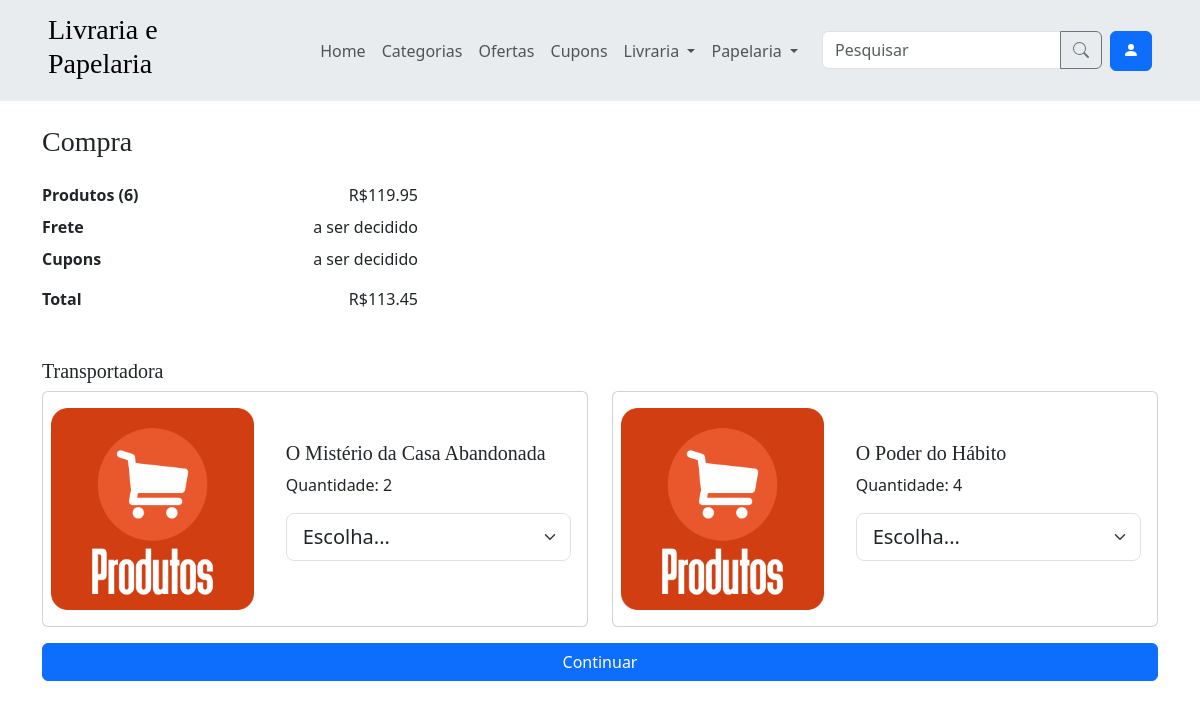
The page /compra/transportadoras/1 (signed in) on the database its author committed.
### app/models.py (models this page shows, shortened)
class CompraProduto(models.Model):
    compra = models.ForeignKey(Compra, on_delete=models.CASCADE)
    produto = models.ForeignKey(Produto, on_delete=models.CASCADE)
    quantidade = models.PositiveIntegerField()
    def entrega_associada(self):
        try:
            entrega = Entrega.objects.get(compra_produto=self)
        except Entrega.DoesNotExist:
            entrega = Entrega(compra_produto=self)
            entrega.save()
        return entrega
    class Meta:
        unique_together = ('compra', 'produto')
        verbose_name = verbose_name_plural = 'CompraProduto'

class Produto(models.Model):
    nome = models.CharField(max_length=50)
    preco = models.DecimalField(max_digits=10, decimal_places=2)
    descricao = models.TextField(null=True, blank=True)
    is_ativo = models.BooleanField(default=True)
    def preco_atual(self):
        promocao = self.promocao_set.last()
        if promocao:
            promocao_produto = promocao.promocaoproduto_set.get(produto=self)
            return self.preco * (1 - promocao_produto.desconto)
        return self.preco
    class Meta:
        verbose_name = verbose_name_plural = 'Produto'

### app/views_compra.py (the view, shortened to what this page needs)
# urls.py: path('compra/transportadoras/<int:id_compra>', views_compra.compra_transportadoras, name='compra_transportadoras'),
@login_required
@user_passes_test(usuario_comum)
def compra_transportadoras(request, id_compra):
    compra = get_object_or_404(Compra, id=id_compra)
    compra_produtos = CompraProduto.objects.filter(compra=compra)
    transportadoras = Transportadora.objects.all()
    return render(request, 'compra_transportadoras.html', {'compra': compra, 'compra_produtos': compra_produtos, 'transportadoras': transportadoras})

### app/context_processors.py (called while the page is built)
def categorias_processor(request):
    categorias = Categoria.objects.all()
    categorias_livraria = categorias.filter(tipo='Livraria')
    categorias_papelaria = categorias.filter(tipo='Papelaria')
    categorias = categorias[:10]
    return {
        'categorias': categorias,
        'categorias_livraria': categorias_livraria,
        'categorias_papelaria': categorias_papelaria
    }

### app/models.py (called while the page is built)
    def quantidade_produtos(self):
        return sum([compra_produto.quantidade for compra_produto in self.compraproduto_set.all()])

    def preco_produtos(self):
        return sum([compra_produto.produto.preco_atual() * compra_produto.quantidade for compra_produto in self.compraproduto_set.all()])

    def preco_frete(self):
        soma = 0
        for compra_produto in self.compraproduto_set.all():
            transportadora = compra_produto.entrega_associada().transportadora
            soma += transportadora.preco if transportadora is not None else 0
        return soma

    def desconto_cupons(self):
        soma = 0
        for cupom in self.cupom_set.all():
            soma += cupom.desconto
        return soma

    def preco_total(self):
        return max(0, self.preco_produtos() + self.preco_frete() - self.desconto_cupons())

### app/views_compra.py (called while the page is built)
def usuario_comum(user):
    return not user.is_staff

### app/templates/compra_transportadoras.html (shortened to what this page needs)
{% extends 'components/base.html' %}
{% block content %}
    {% include 'components/content_title.html' with title='Compra' %}
    {% include 'components/resumo_compra.html' with preco_produtos=compra.preco_produtos quantidade_produtos=compra.quantidade_produtos preco_total=compra.preco_total %}
    <h5>Transportadora</h5>
    <form method="post">
        <div class="row row-cols-1 row-cols-lg-2">
            {% for compra_produto in compra_produtos %}
                <div class="col">
                    <div class="card mb-3 w-100 text-decoration-none">
                        <div class="row g-0 align-items-center">
                            <div class="col-md-5 p-3 ps-md-2">
                            {% load static %}
                                <img src="{% static 'img/produto_placeholder.png' %}" class="img-fluid" alt="...">
                            </div>
                            <div class="col-md-7">
                                <div class="card-body">
                                    <h5 class="card-title mb-2">{{ compra_produto.produto.nome }}</h5>
                                    <p>Quantidade: {{ compra_produto.quantidade }}</p>
                                    <select required name="Transportadora{{compra_produto.id}}" class="form-select form-select-lg mb-3" aria-label="Large select example">
                                        <option selected value="">Escolha...</option>
                                    </select>
                                </div>
                            </div>
                        </div>
                    </div>
                </div>
            {% endfor %}
        </div>
        <button type="submit" class="btn btn-primary w-100">Continuar</button>
    </form>
{% endblock %}

### app/templates/components/base.html (style rules this page uses)
h1, h2, h3, h4, h5, h6 { font-family: "Playfair Display", Georgia, "Times New Roman", serif; }

### rows shown on the page
CompraProduto: produto.nome "O Mistério da Casa Abandonada", quantidade "2"
CompraProduto: produto.nome "O Poder do Hábito", quantidade "4"

### other values the page prints
{{ title }} "Compra"
{{ quantidade_produtos }} "6"
{{ preco_produtos|floatformat:2 }} "119.95"
{{ preco_total|floatformat:2 }} "113.45"
